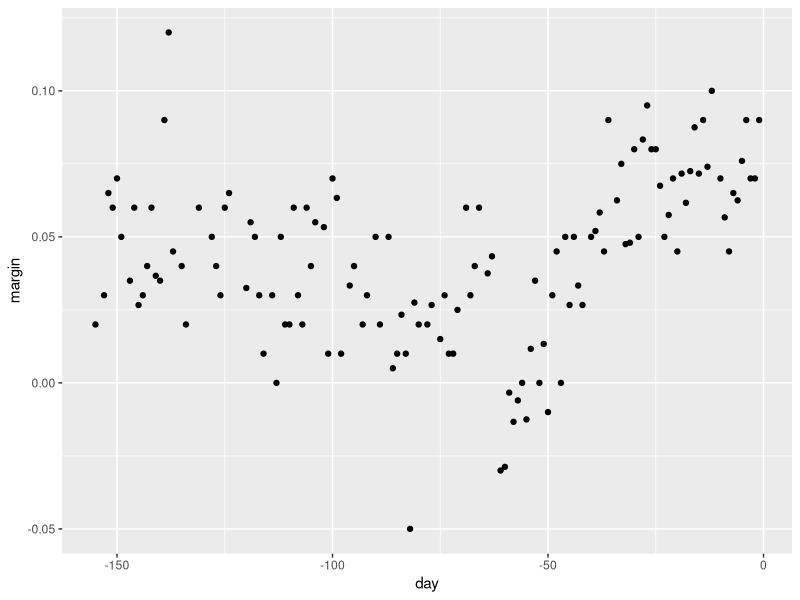
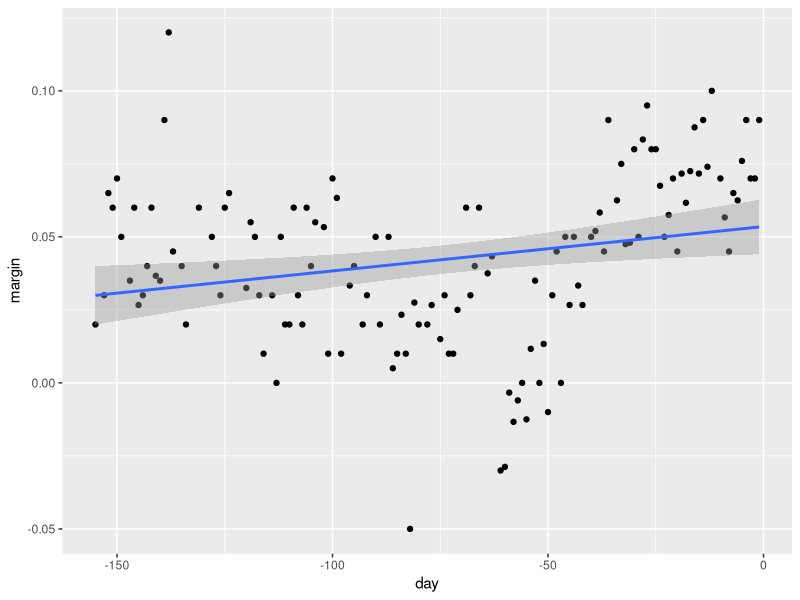
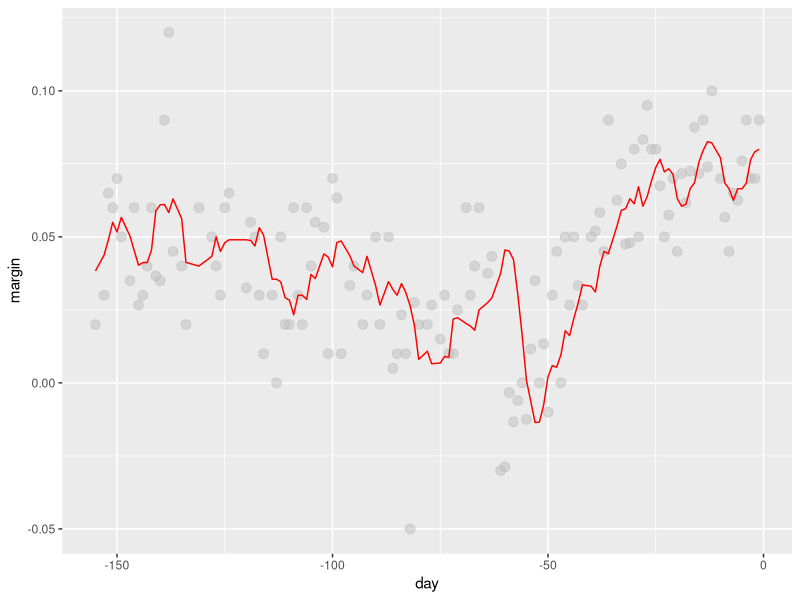
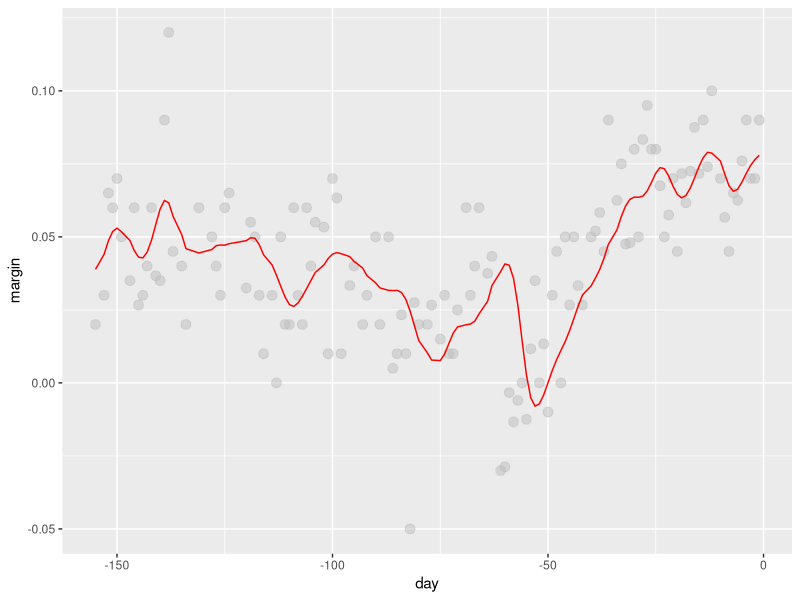
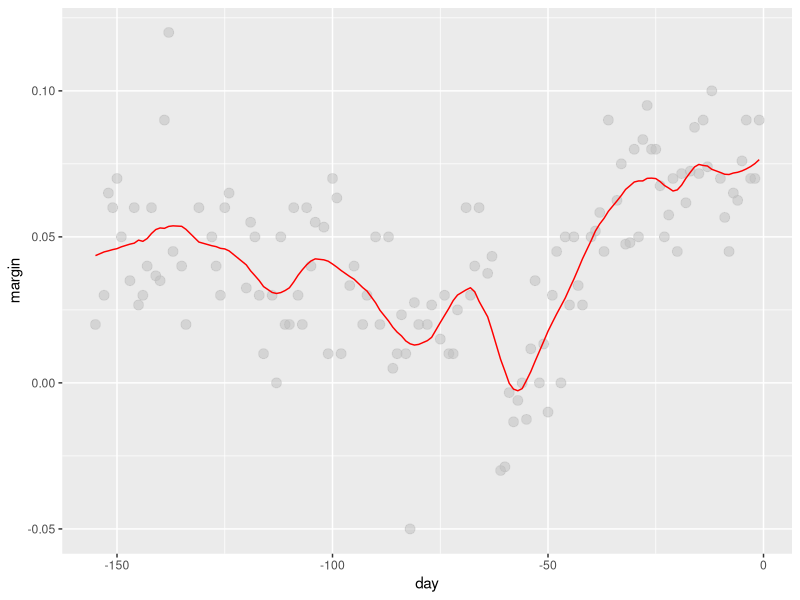

Generate these figures, in order, with R:
#
# Introduction to Smoothing
# https://learning.edx.org/course/course-v1:HarvardX+PH125.8x+1T2022/block-v1:HarvardX+PH125.8x+1T2022+type@sequential+block@5e2f559f1188441fa6bd972e356994c3/block-v1:HarvardX+PH125.8x+1T2022+type@vertical+block@d23c313d9ea2470e8a7e01f6801acd39
# https://rafalab.github.io/dsbook/smoothing.html
#

# Smoothing is a very powerful technique used all across data analysis
# Other names given to this technique are curve fitting and low pass filtering.
# It is designed to detect trends in the presence of noisy data in cases in which the shape of the trend is unknown.

# Concepts behind smoothing techniques are extremely useful in machine learning because conditional expectations/probabilities
# can be thought of as trends of unknown shapes that we need to estimate in the presence of uncertainty.

# To explain, let's start with a problem with just one predictor:
# let's try to estimate the time trend in the 2008 US popular vote margin
library(tidyverse)
library(dslabs)
data("polls_2008")
qplot(day, margin, data = polls_2008)

# Scatter plot (previous qplot) along with regression line:
polls_2008 %>% ggplot(aes(day, margin)) +
  geom_point() +
  geom_smooth(method = "lm")


#
# Bin Smoothing and Kernels
# https://learning.edx.org/course/course-v1:HarvardX+PH125.8x+1T2022/block-v1:HarvardX+PH125.8x+1T2022+type@sequential+block@5e2f559f1188441fa6bd972e356994c3/block-v1:HarvardX+PH125.8x+1T2022+type@vertical+block@178e776732fc4be0a3e473e297ee1df8
# https://rafalab.github.io/dsbook/smoothing.html#bin-smoothing
# https://rafalab.github.io/dsbook/smoothing.html#kernels
#

# f(x): could be the poll results from the previous example.
# Smoothing: group data points into strata in which the value of f(x) can be assumed to be constant

# Bin Smoothing: we assume that f(x) is a constant within a certain interval
# That interval is called: Window Size, Bandwidth or Span

# In the previous example, we could say that the poll results do not change much in a week, i.e.
# if we fix a day to be the center of our week, x0, then for any day x such that abs(x - x0) <= 3.5,
# f(x) is a constant mu
# => E(Yi / Xi = xi) ~= mu if abs(xi - x0) <= 3.5

# That assumption implies that a good estimate for f(x) is the average of the Yi values in the window:
# --------------------------------------------------------------------------------------------
# | f_hat(x0) = sum(Yi, i E A0) / N0, where A0 is the set if indexes i / abs(xi - x0) <= 3.5,|
# --------------------------------------------------------------------------------------------
# and N0 = |A0| (= number of indexes = cardinality)

# For Bin Smoothing, the idea is to calculate this average for each value of x as the center, i.e.:
span <- 7
fit <- with(polls_2008,
            ksmooth(day, margin, kernel = "box", bandwidth = span))

polls_2008 %>% mutate(smooth = fit$y) %>%
  ggplot(aes(day, margin)) +
  geom_point(size = 3, alpha = .5, color = "grey") +
  geom_line(aes(day, smooth), color="red")


# Kernels
# https://learning.edx.org/course/course-v1:HarvardX+PH125.8x+1T2022/block-v1:HarvardX+PH125.8x+1T2022+type@sequential+block@5e2f559f1188441fa6bd972e356994c3/block-v1:HarvardX+PH125.8x+1T2022+type@vertical+block@178e776732fc4be0a3e473e297ee1df8
# https://rafalab.github.io/dsbook/smoothing.html#kernels
#

# Bin Smoothing shown by previous code is quite wiggly.
# One reason is that each time the window moves, two points change.
# That can be attenuated by taking weighted averages that give the center point more weight than far away points,
# with the two points at the edge receiving very little weight.

# Using this time kernel="normal" which uses the normal density to assign weights, result is less wiggly:
span <- 7
fit <- with(polls_2008,
            ksmooth(day, margin, kernel = "normal", bandwidth = span))

polls_2008 %>% mutate(smooth = fit$y) %>%
  ggplot(aes(day, margin)) +
  geom_point(size = 3, alpha = .5, color = "grey") +
  geom_line(aes(day, smooth), color="red")


# Local Weighted Regression (loess)
# https://learning.edx.org/course/course-v1:HarvardX+PH125.8x+1T2022/block-v1:HarvardX+PH125.8x+1T2022+type@sequential+block@5e2f559f1188441fa6bd972e356994c3/block-v1:HarvardX+PH125.8x+1T2022+type@vertical+block@af43f54714794279877b1296c61a45a0
# https://rafalab.github.io/dsbook/smoothing.html#local-weighted-regression-loess
#

# One limitation of Bin Smoother is that we need *small* windows for the approximately constant assumptions to hold.
# As a result, we end up with a *small* number of data points to average and obtain imprecise estimates f_hat(x).

# Local Weighted Regression allows us to use larger window sizes.
# It leverages Taylor's Theorem: ~~if you look close enough at any smooth function f(x), it will look like a line~~

# Instead of a constant, we assume that the function is locally linear.
#  We can consider larger window sizes with the linear assumption than with a constant.

# In the previous example, we assumed that f(x) was approximately a constant in a 1-week window
# We now assume that f(x) is approximately linear in a 3-week window:
# E(Yi / Xi = xi) = beta_0 + beta_1(xi - x0) if abs(xi - x0) <= 21

# The final result is a smoother fit than the bin smoother since we use larger sample sizes to estimate our local parameters:
total_days <- diff(range(polls_2008$day))
span <- 21/total_days

fit <- loess(margin ~ day, degree=1, span = span, data=polls_2008)

polls_2008 %>% mutate(smooth = fit$fitted) %>%
  ggplot(aes(day, margin)) +
  geom_point(size = 3, alpha = .5, color = "grey") +
  geom_line(aes(day, smooth), color="red")
